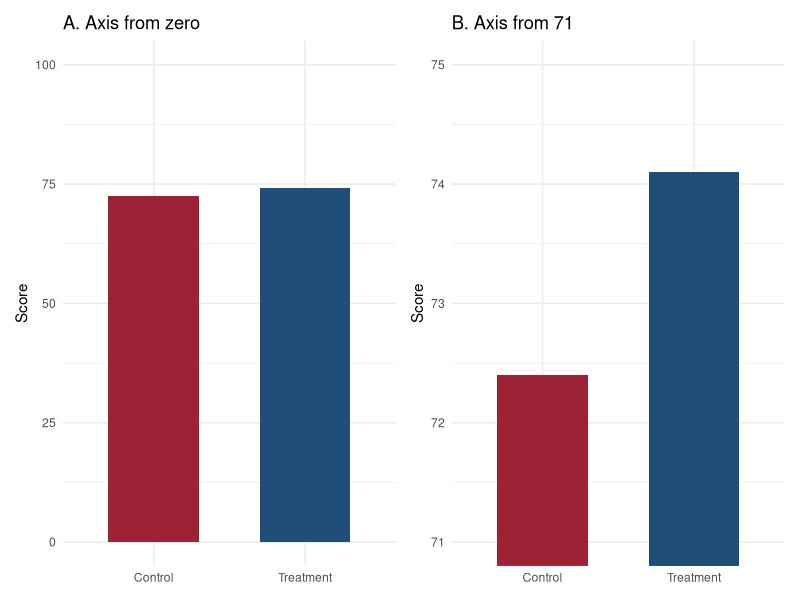
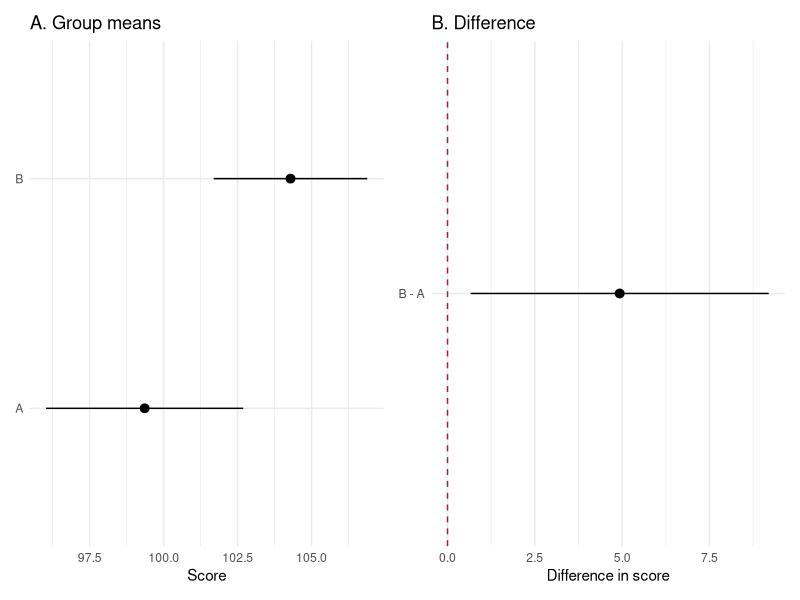

R code for these plots, in order:
## ---- chunk 1
#| label: fig-truncated
#| fig-cap: "The same two means, encoded twice. Panel A begins the y-axis
#|   at zero and the difference is what it is: small. Panel B begins the
#|   axis at 71 and the same difference fills the panel. Neither panel
#|   contains a false number, and a reader who glances at B carries away
#|   a conclusion the data do not support."
#| fig-alt: "Two bar panels showing the identical pair of means.
#|   In panel A the y-axis starts at zero and the two bars are
#|   almost the same height, so the difference reads as small. In
#|   panel B the y-axis starts at 71 and the same difference fills
#|   the panel, so one bar towers over the other. Only the axis
#|   limits differ between the panels."
#| fig-scap: "The same two means, encoded twice"
#| fig-width: 7
#| fig-height: 3.5
#| message: false
library(tidyverse)
library(patchwork)

d <- tibble(
  arm  = c("Control", "Treatment"),
  mean = c(72.4, 74.1)
)

base <- ggplot(d, aes(arm, mean, fill = arm)) +
  geom_col(width = 0.6, show.legend = FALSE) +
  scale_fill_manual(values = c(Control = "#9d2235",
                               Treatment = "#1f4e79")) +
  labs(x = NULL, y = "Score") +
  theme_minimal()

p_honest    <- base +
  coord_cartesian(ylim = c(0, 100)) +
  labs(title = "A. Axis from zero")

p_truncated <- base +
  coord_cartesian(ylim = c(71, 75)) +
  labs(title = "B. Axis from 71")

p_honest + p_truncated
## ---- chunk 2
#| label: overlap-demo
set.seed(18)

a <- rnorm(60, mean = 100, sd = 12)
b <- rnorm(60, mean = 105, sd = 12)

ci <- function(x) {
  m  <- mean(x)
  se <- sd(x) / sqrt(length(x))
  c(lower = m - 1.96 * se, mean = m, upper = m + 1.96 * se)
}

rbind(group_a = ci(a), group_b = ci(b)) |> round(1)

t.test(b, a)
## ---- chunk 3
#| label: fig-overlap
#| fig-cap: "Left: the two group means with their 95% intervals, which
#|   overlap. Right: the 95% interval for the difference, which excludes
#|   zero. These are not in conflict; they are answers to different
#|   questions. Reading significance off the overlap on the left is the
#|   error."
#| fig-alt: "Two panels. On the left, two group means each with a
#|   95 percent confidence interval; the two intervals visibly
#|   overlap. On the right, a single 95 percent interval for the
#|   difference between the means, plotted against a reference line
#|   at zero, which it clearly excludes."
#| fig-scap: "Overlapping intervals versus the interval for the difference"
#| fig-width: 7
#| fig-height: 3.2
means <- bind_rows(
  as_tibble_row(ci(a)) |> mutate(group = "A"),
  as_tibble_row(ci(b)) |> mutate(group = "B")
)

tt <- t.test(b, a)
diff <- tibble(
  group = "B - A",
  mean  = unname(diff(rev(tt$estimate))),
  lower = tt$conf.int[1],
  upper = tt$conf.int[2]
)

p_means <- ggplot(means, aes(mean, group)) +
  geom_pointrange(aes(xmin = lower, xmax = upper)) +
  labs(title = "A. Group means", x = "Score", y = NULL) +
  theme_minimal()

p_diff <- ggplot(diff, aes(mean, group)) +
  geom_pointrange(aes(xmin = lower, xmax = upper)) +
  geom_vline(xintercept = 0, linetype = "dashed",
             color = "#9d2235") +
  labs(title = "B. Difference", x = "Difference in score",
       y = NULL) +
  theme_minimal()

p_means + p_diff
## ---- chunk 4
#| label: soln-25d-1
set.seed(21)
n <- 60
exact <- function(mean, sd, n) {
  z <- as.numeric(scale(rnorm(n)))   # mean 0, sd 1 exactly
  mean + sd * z
}

g1 <- exact(100.00, 6, n)
g2 <- exact(102.63, 6, n)            # delta chosen below

ci <- function(x) mean(x) + c(-1, 1) * qt(0.975, length(x) - 1) *
                  sd(x) / sqrt(length(x))

round(ci(g1), 2)
round(ci(g2), 2)

tt <- t.test(g2, g1)
round(c(difference = mean(g2) - mean(g1),
        p = tt$p.value), 4)
round(as.numeric(tt$conf.int), 2)
## ---- chunk 5
#| label: soln-25d-1b
overlap_at <- function(delta, n = 60, sd = 6) {
  set.seed(21)
  a <- exact(100, sd, n); b <- exact(100 + delta, sd, n)
  ca <- ci(a); cb <- ci(b)
  c(delta = delta,
    p = t.test(b, a)$p.value,
    overlap = unname(ca[2] - cb[1]))
}

t(vapply(c(2.2, 2.4, 2.63, 2.8, 3.0, 3.2),
         overlap_at, numeric(3))) |>
  round(3)
